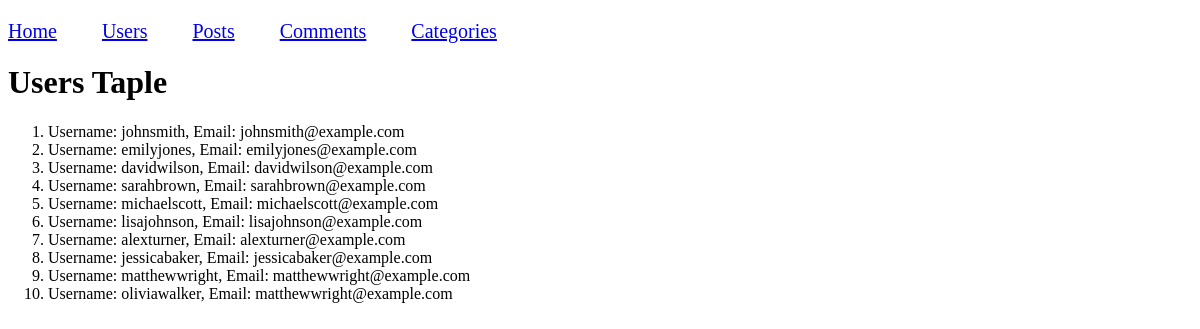
/users/, run on the app's committed database.
### blog/models.py (models this page shows, shortened)
class Usern(models.Model):
    ID = models.IntegerField(primary_key=True)
    username = models.CharField(max_length=20)
    email = models.CharField(max_length=255)
    password = models.CharField(max_length=50, default='00000000')

### blog/views.py (the view)
# urls.py: path('users/', views.users, name='users'),
def users(request):
    myusers = Usern.objects.all().values()
    template = loader.get_template('users.html')
    context = {
      'myusers': myusers,
    }
    return HttpResponse(template.render(context, request))

### blog/templates/users.html (shortened to what this page needs)
{% extends "index.html" %}
{% block content %}
<p style="word-spacing: 40px; font-size:20px;"><a href="/">Home</a>  <a href="#">Users</a>  <a href="/blogs/">Posts</a>  <a href="/comments/">Comments</a>  <a href="/categories/">Categories</a></p>
  <h1>Users Taple</h1>
  <ol>
    {% for x in myusers %}
      <li>Username: {{ x.username }}, Email: {{ x.email }}</li>
    {% endfor %}
  </ol>
{% endblock %}

### blog/templates/index.html (shortened to what this page needs)
<!DOCTYPE html>
<html>
<head>
</head>
<body>
{% block content %}
{% endblock %}
</body>
</html>

### data on the page
Usern: username "johnsmith", email "johnsmith@example.com"
Usern: username "emilyjones", email "emilyjones@example.com"
Usern: username "davidwilson", email "davidwilson@example.com"
Usern: username "sarahbrown", email "sarahbrown@example.com"
Usern: username "michaelscott", email "michaelscott@example.com"
Usern: username "lisajohnson", email "lisajohnson@example.com"
Usern: username "alexturner", email "alexturner@example.com"
Usern: username "jessicabaker", email "jessicabaker@example.com"
Usern: username "matthewwright", email "matthewwright@example.com"
Usern: username "oliviawalker", email "matthewwright@example.com"
